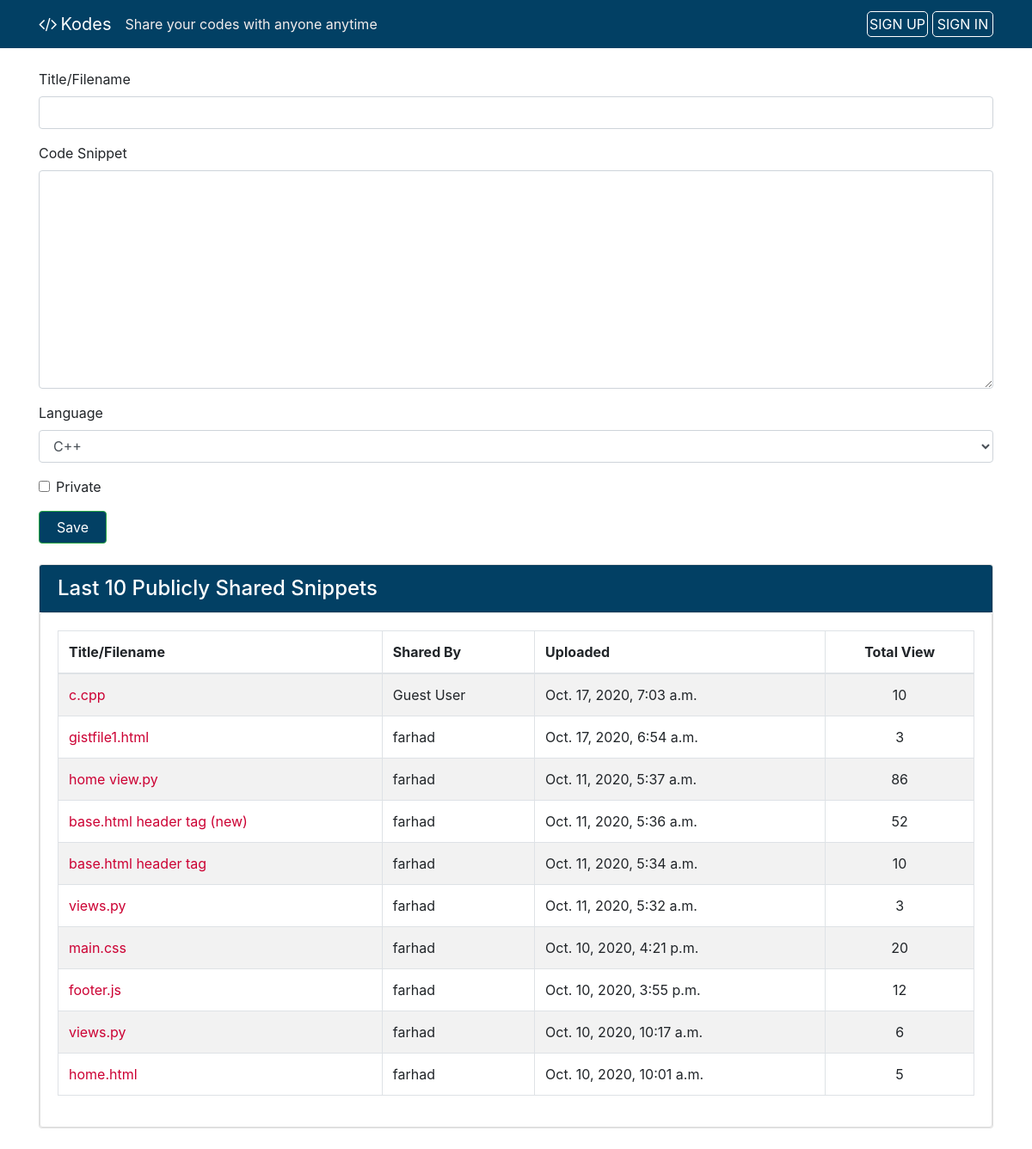
The page / on the database its author committed.
### codes/models.py (models this page shows, shortened)
class Code(models.Model):
    author = models.ForeignKey(User, on_delete=models.CASCADE, null=True, blank=True)
    created_utc = models.DateTimeField(auto_now_add=True, verbose_name="Created")
    total_views = models.IntegerField(default=0)
    snippet_title = models.CharField(max_length=1000, default="", verbose_name="Title/Filename")
    snippet_body = models.TextField(verbose_name="Code Snippet")
    language = models.ForeignKey(Language, on_delete=models.SET_NULL, null=True)
    is_private = models.BooleanField(default=False, verbose_name="Private")
    password = models.CharField(max_length=1000, default="", blank=True)

### codes/views.py (the view, shortened to what this page needs)
# urls.py: path('', home, name="home"),
def home(request):
    form =  CodeSubmissionForm()
    codes = Code.objects.order_by('-created_utc').all()
    per_page = 10
    paginator = Paginator(codes, per_page).get_page(1)
    context = {
        "form": form,
        "codes": codes,
        "paginator": paginator
    }
    return render(request, "codes/home.html", context)

### codes/forms.py
class CodeSubmissionForm(ModelForm):
    def __init__(self, *args, **kwargs):
        super(CodeSubmissionForm, self).__init__(*args, **kwargs)
        language = Language.objects.order_by('-is_popular', 'name').all()
        self.fields['language'].choices = [[lang.language_code, lang.name] for lang in language]
    class Meta:
        model = Code
        fields = '__all__'
        exclude = ['total_views', 'author']

### codes/context_processors.py (called while the page is built)
def sitename_tagline(request):
    context = {
        'SITENAME': settings.SITENAME,
        'TAGLINE': settings.TAGLINE
    }
    return context

### codes/templates/codes/home.html (shortened to what this page needs)
{% extends 'codes/base.html' %}
{% block content %}
<form method="POST">
    <div class="form-group">
        <label for="id_snippet_title">{{ form.snippet_title.label }}</label>
        {{ form.snippet_title }}
    </div>
    <div class="form-group">
        <label for="id_snippet_body">{{ form.snippet_body.label }}</label>
        {{ form.snippet_body }}
    </div>
    <div class="form-group">
        <label for="id_language">{{ form.language.label }}</label>
        {{ form.language }}
    </div>
    <div class="form-group form-check">
        {{ form.is_private }}
        <label class="form-check-label" for="id_is_private">{{ form.is_private.label }}</label>
    </div>
    <input type="submit" value="Save" class="btn btn-success code-submit">
</form>
<div class="card my-4">
    <div class="card card-header shared-snippet-title" style="padding-bottom: 0px !important">
        <h4 class="card-title">Last 10 Publicly Shared Snippets</h4>
    </div>
    <div class="card card-body">
        <table class="table table-striped table-bordered">
            <thead>
                <tr>
                    <th>Title/Filename</th>
                    <th>Shared By</th>
                    <th>Uploaded</th>
                    <th class="text-center">Total View</th>
                </tr>
            </thead>
            <tbody>
                {% for code in paginator %}
                    <tr>
                        <td><a href="{% url 'code_view' code.id %}">{{ code.snippet_title }}</a></td>
                        <td>{{ code.author.username|default:"Guest User" }}</td>
                        <td>{{ code.created_utc }}</td>
                        <td class="text-center">{{ code.total_views }}</td>
                    </tr>
                {% endfor %}
            </tbody>
        </table>
    </div>
</div>
{% endblock content %}

### codes/static/main.css (style rules this page uses)
a { text-decoration: none; color: #c03; }
.code-submit { padding-left: 20px; padding-right: 20px; background-color: #024064; }
.card.card-header.shared-snippet-title { background-color: #024064; color: #fff; }

### rows shown on the page
Code: snippet_title "c.cpp", author.username "Guest User", created_utc "Oct. 17, 2020, 7:03 a.m.", total_views "10"
Code: snippet_title "gistfile1.html", author.username "farhad", created_utc "Oct. 17, 2020, 6:54 a.m.", total_views "3"
Code: snippet_title "home view.py", author.username "farhad", created_utc "Oct. 11, 2020, 5:37 a.m.", total_views "86"
Code: snippet_title "base.html header tag (new)", author.username "farhad", created_utc "Oct. 11, 2020, 5:36 a.m.", total_views "52"
Code: snippet_title "base.html header tag", author.username "farhad", created_utc "Oct. 11, 2020, 5:34 a.m.", total_views "10"
Code: snippet_title "views.py", author.username "farhad", created_utc "Oct. 11, 2020, 5:32 a.m.", total_views "3"
Code: snippet_title "main.css", author.username "farhad", created_utc "Oct. 10, 2020, 4:21 p.m.", total_views "20"
Code: snippet_title "footer.js", author.username "farhad", created_utc "Oct. 10, 2020, 3:55 p.m.", total_views "12"
Code: snippet_title "views.py", author.username "farhad", created_utc "Oct. 10, 2020, 10:17 a.m.", total_views "6"
Code: snippet_title "home.html", author.username "farhad", created_utc "Oct. 10, 2020, 10:01 a.m.", total_views "5"

### other values the page prints
{{ SITENAME }} "Kodes"
{{ TAGLINE }} "Share your codes with anyone anytime"
